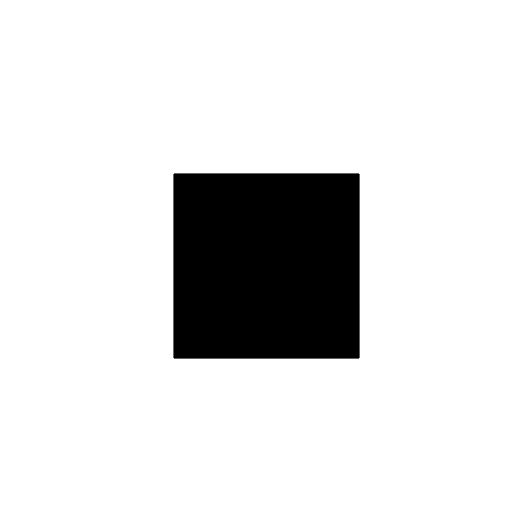
#> input picture images/square_paint.png, 532 x 532 px
$ python Activity_9_0_Signature.py
#> lines starting #> are read from the running program, lines starting #| are printed output that depends on the picture; after the words box and inside, x2 and y2 are one past the last pixel; in counts of white or black regions, pixels touching at a corner belong together; long printed decimals are rounded
"""
	@author: romy bompart
	@title: Nineth Activity - Signature
"""

import skimage
from skimage.color import rgb2gray
from skimage import data, io
from skimage.util import random_noise
import matplotlib.pyplot as plt
import matplotlib
matplotlib.rcParams['font.size'] = 18
import numpy as np
import os

def kernel_creator(kernel_s,kernel_v=1, f_type=1):
    kernel = np.ones(kernel_s*kernel_s).reshape(kernel_s,kernel_s)

    if f_type ==1 : #paso bajo
        kernel = kernel * kernel_v
    elif f_type ==2: # paso bajo dando peso al medio
        kernel[0,0] = 0
        kernel[kernel_s-1,0] = 0
        kernel[0,kernel_s-1] = 0
        kernel[round((kernel_s-1)/2),round((kernel_s-1)/2)] = kernel_v
        kernel[(kernel_s-1),(kernel_s-1) ]=0
    elif f_type == 3: #paso alto dando peso en al medio
        kernel = kernel * -1
        kernel[round((kernel_s-1)/2),round((kernel_s-1)/2)] = kernel_v
    elif f_type == 4: #paso alto con variacion de peso al medio
        kernel = kernel * - 2
        kernel[0,0] = 1
        kernel[kernel_s-1,0] = 1
        kernel[0,kernel_s-1] = 1
        kernel[round((kernel_s-1)/2),round((kernel_s-1)/2)] = kernel_v
        kernel[(kernel_s-1),(kernel_s-1) ]=1
    elif f_type == 5: #paso alto con variacion de peso al medio
        kernel = kernel * -1
        kernel[0,0] = 0
        kernel[kernel_s-1,0] = 0
        kernel[0,kernel_s-1] = 0
        kernel[round((kernel_s-1)/2),round((kernel_s-1)/2)] = kernel_v
        kernel[(kernel_s-1),(kernel_s-1) ]=0
    elif f_type ==6: #for segmentation horizontal
        kernel = kernel * 0
        kernel [round((kernel_s-1)/2),round((kernel_s-1)/2):] = -1
        kernel[round((kernel_s-1)/2),round((kernel_s-1)/2)] = 1
    elif f_type ==7: #for segmentation vertical
        kernel = kernel * 0
        kernel [:round((kernel_s-1)/2),round((kernel_s-1)/2)] = -1
        kernel[round((kernel_s-1)/2),round((kernel_s-1)/2)] = 1
    else:
        kernel = 0

    return kernel

def mediana(matrix):
    l = np.shape(matrix)[0] * np.shape(matrix)[0]
    vector = np.sort(matrix.reshape(l))
    m_p = round(l/2)
    if ( l%2 ==0 ):
        median = (vector[m_p] + vector[m_p-1]) /2
    else:
        median = (vector[m_p])
    return median

def pad_with(vector, pad_width, iaxis, kwargs):
    pad_value = kwargs.get('padder', 0)
    vector[:pad_width[0]] = pad_value
    vector[-pad_width[1]:] = pad_value

def filter_application(image,kernel_size=3, kernel_value=1, filter_type=0):
    if( round(kernel_size,0) <2):
        return "error: the kernel size should be higher than 3"

    print ("filter type: ", filter_type)
    if filter_type ==0 :
        row, col = np.shape(image)
    else:
        kernel = kernel_creator (kernel_size,kernel_value,filter_type)
        print ( "...the kernel that you are using...")
        print ( kernel )
        padimage = np.pad(image,kernel_size, pad_with)
        row, col = np.shape(padimage)

    filtered_image = np.empty([row-kernel_size-1, col-kernel_size-1])


    for i in range(row-kernel_size-1):
        for j in range(col-kernel_size-1):

            if filter_type ==0:
                subm_ =  image[ i:kernel_size+i , j:kernel_size+j]
                median = mediana(subm_)
                filtered_image[i,j] = median
            elif filter_type == 3:
                subm_ =  padimage[ i:kernel_size+i , j:kernel_size+j]
                mult_ = np.multiply(subm_,kernel)
                filter_ = np.sum(mult_) / kernel_value
                filtered_image[i,j] = filter_
            else:
                subm_ =  padimage[ i:kernel_size+i , j:kernel_size+j]
                mult_ = np.multiply(subm_,kernel)
                filter_ = np.sum(mult_) / np.sum(np.absolute(kernel))
                filtered_image[i,j] = filter_


    return filtered_image

def segmentation (image, kernel_s = 3):
    if( round(kernel_s,0) <2):
        return "error: the kernel size should be higher than 3"

    kernel_A = kernel_creator(kernel_s, f_type = 6)
    kernel_B = kernel_creator(kernel_s, f_type = 7)

    padimage = np.pad(image,kernel_s, pad_with)
    row, col = np.shape(padimage)
    segmented_image = np.empty([row-kernel_s-1, col-kernel_s-1])


    for i in range(row-kernel_s-1):
        for j in range(col-kernel_s-1):

            subm_ =  padimage[ i:kernel_s+i , j:kernel_s+j]
            a = np.sum(np.multiply(subm_,kernel_A))
            b = np.sum(np.multiply(subm_,kernel_B))
            r = a-b
            segmented_image[i,j] = r

    return np.abs(segmented_image)


def varianzas(data,image):
    L = len ( data )
    a, b = np.shape(image)
    ntp = a*b
    y = np.arange(L)
    Varianzas = np.zeros([L])

    for i in range (L):
        R1 = sum ( data[0:i])
        R2 = ntp - R1
        if (R1 == 0):
            m1 = 0
        else:
            m1 = sum (data[0:i] * y[0:i])/R1

        if (R2==0):
            m2 =0
        else:
            m2 = sum ( data[i+1:L]*y[i+1:L])/R2

        Varianzas[i] = (R1*R2*(m2-m1))

    return Varianzas

def whereMax(vm):
    max_v = max ( vm )
    n = len ( vm )
    for i in range ( n ):
        if ( vm[i] == max_v ):
            return i
    return "error"

def histogram(image):
    bins = np.zeros([255])
    a, b = np.shape(image)

    for k in range(a):
        for i in range (b):
            bins[round(int(image[k,i]),0)] =  1 + bins[round(int(image[k,i]),0)]

    return bins

def binarization(image, middle):
    a, b = np.shape(image)
    binarized = np.empty([a, b])
    for k in range(a):
        for i in range (b):
            if (image[k,i]>=middle):
                binarized[k,i] = 255
            else:
                binarized[k,i]=0

    return binarized

def optimal_binarization(image):
    his = histogram(image)
    vm = varianzas(his, image)
    pos_vm = whereMax(vm)
    binimage = binarization( image,pos_vm)
    return binimage

def area(image):
    return np.sum(image)

def invert(image):
    return np.abs((image/255) - 1)

def centroide(image):
    image = invert(image)
    xis, yis = np.nonzero(image)
    x = xis.mean()
    y = yis.mean()

    return (x,y)

def centroide2(image):
    row, col = np.shape(image)
    ci = np.zeros(row)
    cj = np.zeros(col)
    image = invert(image)
    area_ = area(image)
    for i in range(row):
        for j in range (col):
            ci[i] = i*image[i,j] + ci[i]
            cj[j] = j*image[i,j] + cj[j]

    y = np.sum(ci)/area_
    x = np.sum(cj)/area_

    return (x,y)

def signature(image,centroide_x, centroide_y ):
    y1,x1 = np.nonzero(image)
    x = np.abs(x1-centroide_x)
    y = np.abs(y1-centroide_y)
    arg1, arg2 = np.power(x,2) , np.power(y,2)
    r = np.power((arg1+arg2),1/2)
    return r

# [5 lines of commented-out code are left out]
filename = os.path.join('images/square_paint.png')
image_c = io.imread(filename)
#> image_c is the input picture: shape (532, 532, 3); mean R, G, B 223.9, 223.9, 223.9
#image_c = image = data.rocket()
image = rgb2gray(image_c)


binimage = optimal_binarization(image*254)
#> after the loop in histogram, `for k in range(a):`: bins = 255 values, max 248246 at index 254, min 0 at index 1, mean 1109.9
#> in optimal_binarization, `his = histogram(image)`: his has the same summary as bins in histogram
#> in varianzas, `L = len ( data )`: L = 255
#> the loop in varianzas, `for i in range (L):` made 255 passes
#> (R1, R2, m1, m2) on passes 2 to 13: (34040, 248984, 0, 253.5), (34040, 248984, 0, 253.5), (34040, 248984, 0, 253.5), (34040, 248984, 0, 253.5), (34040, 248984, 0, 253.5), (34040, 248984, 0, 253.5), (34040, 248984, 0, 253.5), (34040, 248984, 0, 253.5), (34040, 248984, 0, 253.5), (34040, 248984, 0, 253.5), (34040, 248984, 0, 253.5), (34040, 248984, 0, 253.5)
#> (R1, R2, m2) on pass 1: (0, 283024, 223)
#> after the loop in varianzas, `for i in range (L):`: Varianzas = 255 values, max 2.17e+12 at index 101, min -1.8e+10 at index 254, mean 2.15e+12
#> in optimal_binarization, `vm = varianzas(his, image)`: vm has the same summary as Varianzas in varianzas
#> in whereMax, `max_v = max ( vm )`: max_v = 2.17e+12
#> in whereMax, `n = len ( vm )`: n = 255
#> in optimal_binarization, `pos_vm = whereMax(vm)`: pos_vm = 101
#> after the loop in binarization, `for k in range(a):`:
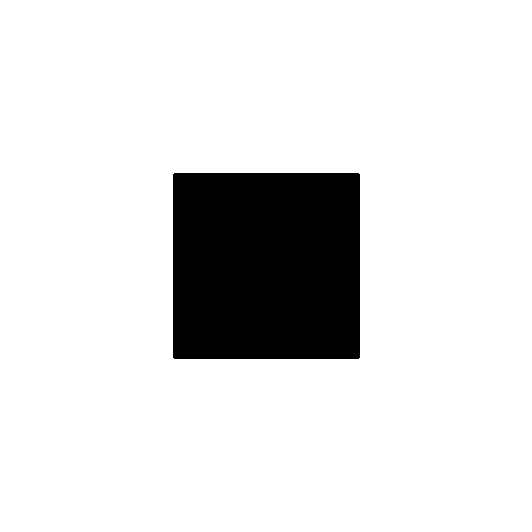
#> binarized: shape (532, 532) float64; 87.7% white; 1 black region, box (x1, y1, x2, y2) and area: (173, 173, 360, 359) 34778
filtered = filter_application(binimage,kernel_size=3, kernel_value=1, filter_type=1)
#> in filter_application, `padimage = np.pad(image,kernel_size, pad_with)`: padimage: shape (538, 538) float64; 85.8% white; 2 black regions, box (x1, y1, x2, y2) and area: (176, 176, 363, 362) 34778, (0, 0, 538, 538) 6420
#> after the loop in filter_application, `for i in range(row-kernel_size-1):`:
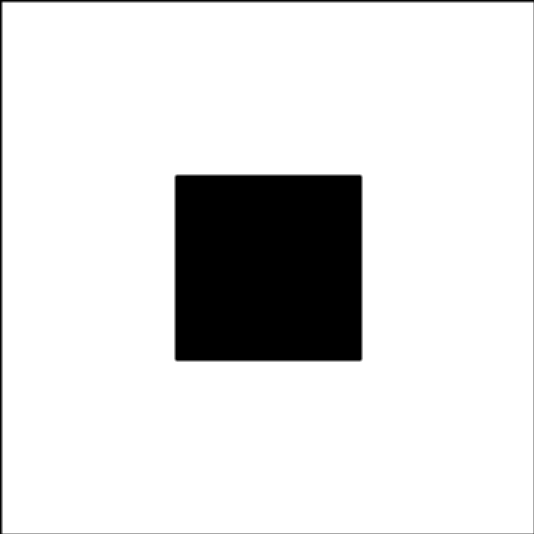
#> filtered_image: shape (534, 534) float64; min 0, max 255, mean 221.7
segm = segmentation(filtered, 3)
#> in segmentation, `padimage = np.pad(image,kernel_s, pad_with)`:
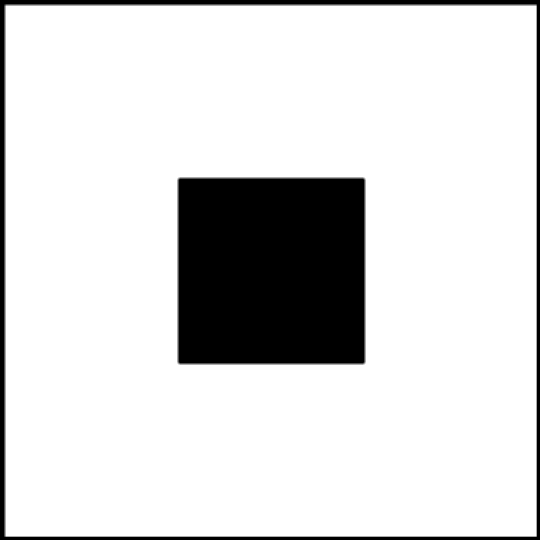
#> padimage: shape (540, 540) float64; min 0, max 255, mean 216.8
#> after the loop in segmentation, `for i in range(row-kernel_s-1):`:
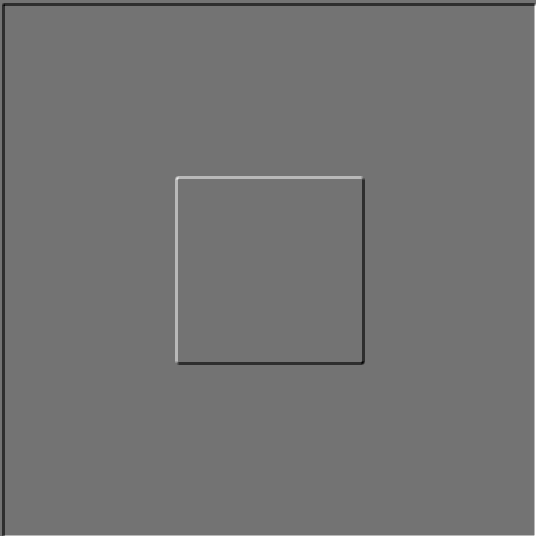
#> segmented_image: shape (536, 536) float64; min -141.7, max 170, mean -0.3; drawn with min black and max white
#> in segmentation, `return np.abs(segmented_image)`:
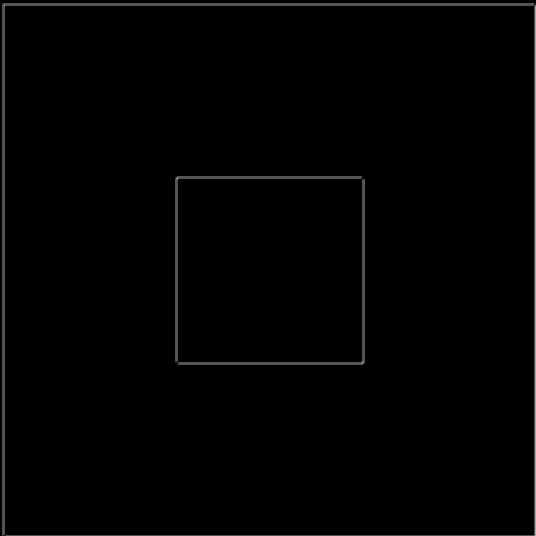
#> returned value: shape (536, 536) float64; min 0, max 170, mean 2.2

x,y = centroide2(filtered)
#> in invert, `return np.abs((image/255) - 1)`:
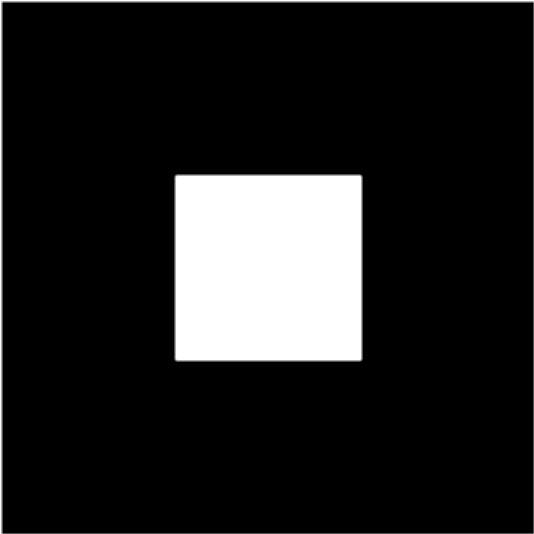
#> returned value: shape (534, 534) float64; min 0, max 1, mean 0.131
#> in centroide2, `area_ = area(image)`: area_ = 37264.6
#> after the loop in centroide2, `for i in range(row):`: ci = 534 values, max 95703.1 at index 533, min 0 at index 0, mean 18221.6; cj = 534 values, max 95703.1 at index 533, min 0 at index 0, mean 18254.2
#> in centroide2, `y = np.sum(ci)/area_`: y = 261.1
#> in centroide2, `x = np.sum(cj)/area_`: x = 261.6
#> x = 261.6; y = 261.1
distance = signature(segm, x, y)
#> in signature, `y1,x1 = np.nonzero(image)`: y1 = 7006 values from 3 to 535; x1 = 7006 values, max 535 at index 1066, min 2 at index 0, mean 248.8
#> in signature, `x = np.abs(x1-centroide_x)`: x = 7006 values, max 273.4 at index 1066, min 0.418 at index 260, mean 162.7
#> in signature, `y = np.abs(y1-centroide_y)`: y = 7006 values, max 273.9 at index 6473, min 0.115 at index 3932, mean 151.8
#> in signature, `arg1, arg2 = np.power(x,2) , np.power(y,2)`: arg1 = 7006 values, max 74757.5 at index 1066, min 0.175 at index 260, mean 35490.2; arg2 = 7006 values, max 75012.9 at index 6473, min 0.0133 at index 3932, mean 31495.7
#> in signature, `r = np.power((arg1+arg2),1/2)`: r = 7006 values, max 387 at index 7005, min 83.12 at index 2925, mean 240.5
#> distance has the same summary as r in signature

radius = np.average(distance)
#> radius = 240.5

print ( "Centroid - > X = {} , Y= {}".format(x,y) )
#| Centroid - > X = 261.582 , Y= 261.115
print ( "radius -> r={}".format(radius) )
#| radius -> r=240.482


plt.plot(distance, 'r')
y_c = np.ones(np.shape(distance)[0])*radius
#> y_c = 7006 values from 240.5 to 240.5
y_line = np.arange(0, np.shape(distance)[0], 1)
#> y_line = 7006 values from 0 to 7005
plt.plot(y_line, y_c, 'y--')
plt.show()
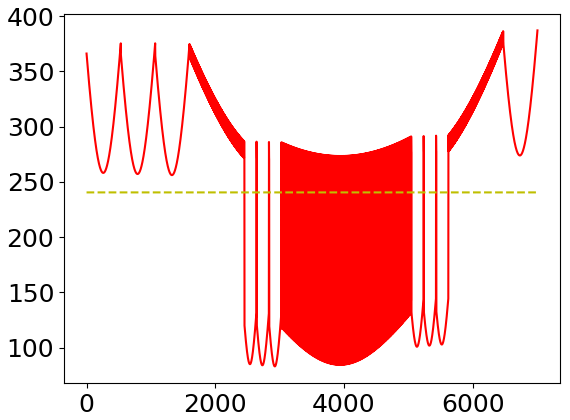
#> figure drawn by matplotlib, 1 panel; curve peaks at x = 7005, y = 387

$ run again, with images/banana.jpg saved as images/square_paint.png
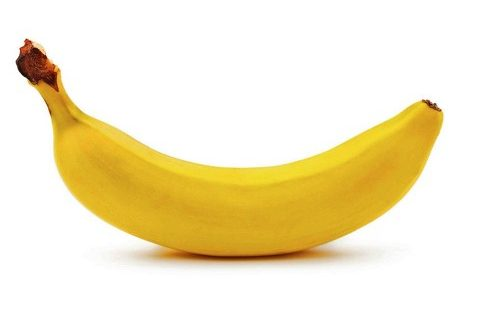
#> input picture images/banana.jpg, 488 x 321 px
#> image_c is the input picture: shape (321, 488, 3); mean R, G, B 244.9, 233.9, 201
#> after the loop in histogram, `for k in range(a):`: bins = 255 values, max 101412 at index 254, min 0 at index 0, mean 614.3
#> his has the same summary as bins in histogram
#> L = 255
#> the loop in varianzas, `for i in range (L):` made 255 passes
#> (R1, R2, m1, m2) on passes 6 to 13: (1, 156647, 4, 232.8), (3, 156645, 4.67, 232.8), (3, 156645, 4.67, 232.8), (3, 156645, 4.67, 232.8), (3, 156645, 4.67, 232.8), (3, 156645, 4.67, 232.8), (3, 156645, 4.67, 232.8), (3, 156645, 4.67, 232.8)
#> after the loop in varianzas, `for i in range (L):`: Varianzas = 255 values, max 3.76e+11 at index 232, min -1.09e+12 at index 254, mean 1.36e+11
#> vm has the same summary as Varianzas in varianzas
#> max_v = 3.76e+11
#> n = 255
#> pos_vm = 232
#> after the loop in binarization, `for k in range(a):`:
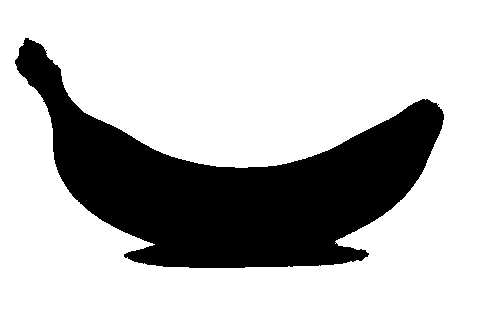
#> binarized: shape (321, 488) float64; 74.3% white; 1 black region, box (x1, y1, x2, y2) and area: (15, 38, 444, 268) 40296
#> area_ = 42187.6
#> after the loop in centroide2, `for i in range(row):`: ci = 323 values, max 66198 at index 198, min 0 at index 0, mean 24030.6; cj = 490 values, max 53409.7 at index 489, min 0 at index 0, mean 19915.7
#> in centroide2, `y = np.sum(ci)/area_`: y = 184
#> in centroide2, `x = np.sum(cj)/area_`: x = 231.3
#> `x,y = centroide2(filtered)`: y = 184
#> y1 = 7626 values from 3 to 324; x1 = 7626 values, max 491 at index 978, min 2 at index 0, mean 234.4
#> in signature, `x = np.abs(x1-centroide_x)`: x = 7626 values, max 259.7 at index 978, min 0.317 at index 229, mean 146.9
#> in signature, `y = np.abs(y1-centroide_y)`: y = 7626 values, max 181 at index 0, min 0.0151 at index 4676, mean 91.06
#> arg1 = 7626 values, max 67435 at index 978, min 0.101 at index 229, mean 27174.1; arg2 = 7626 values, max 32755.5 at index 0, min 0.000227 at index 4676, mean 11656.3
#> r = 7626 values, max 316 at index 978, min 11.99 at index 4468, mean 184.8
#> distance has the same summary as r in signature
#> radius = 184.8
#| Centroid - > X = 231.317 , Y= 183.985
#| radius -> r=184.752
#> y_c = 7626 values from 184.8 to 184.8
#> `plt.show()`:
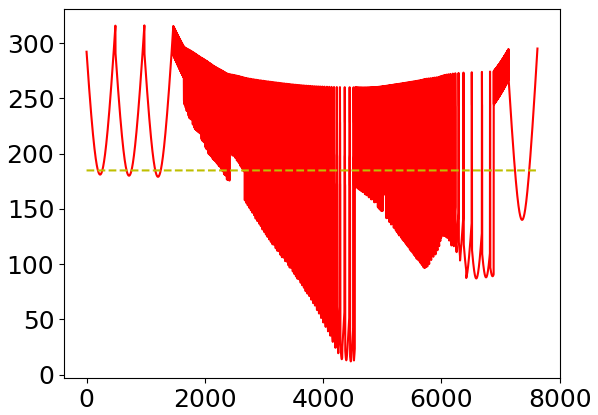
#> figure drawn by matplotlib, 1 panel; curve peaks at x = 978, y = 316
